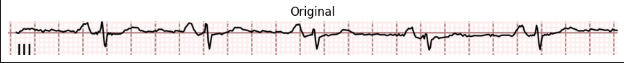
#> input picture media/grid_detection_input.png, 624 x 63 px
$ python -i grid_detection.py   (imports and definitions only)
#> lines starting #> are read from the running program, lines starting #| are printed output that depends on the picture; after the words box and inside, x2 and y2 are one past the last pixel; in counts of white or black regions, pixels touching at a corner belong together
#> further down, picture is the input picture: shape (63, 624, 3); mean B, G, R 231.9, 231.9, 237
import cv2
import numpy as np
from scipy.signal import find_peaks
import matplotlib.pyplot as plt

def extract_grid_mask(img, closing_kernel=5, length_frac=0.8, resize_width=None, resize_height=None):
    """
    img:       BGR or grayscale input
    closing_kernel: size of small kernel to close grid dots ([3,3] works well)
    length_frac: fraction of img width/height that a line must span to be kept
    resize_width: optional width to resize image before processing
    resize_height: optional height to resize image before processing
    Returns: grid mask as np.ndarray
    """
#> called with closing_kernel = 5, length_frac = 0.8

    if resize_width is not None or resize_height is not None:
        if resize_width is None:
            resize_width = img.shape[1]
        if resize_height is None:
            resize_height = img.shape[0]
        img = cv2.resize(img, (resize_width, resize_height), interpolation=cv2.INTER_AREA)

    # 1) Grayscale + adaptive threshold
    gray = cv2.cvtColor(img, cv2.COLOR_BGR2GRAY) if img.ndim==3 else img
    binarized = cv2.adaptiveThreshold(
        gray, 255,
        cv2.ADAPTIVE_THRESH_MEAN_C,
        cv2.THRESH_BINARY_INV,
        blockSize=11, C=5
    )
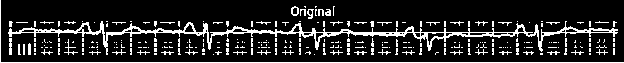
#> binarized: shape (63, 624); 14.9% white in thin lines or dots

    # 2) Close gaps (connect dots into lines)
    kernel_close = np.ones((closing_kernel, closing_kernel), np.uint8)
    closed = cv2.morphologyEx(binarized, cv2.MORPH_CLOSE, kernel_close)
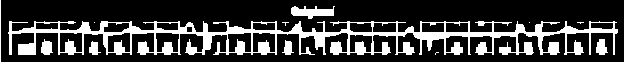
#> closed: shape (63, 624); 23.7% white; 12 white regions (5 under 20 px), largest, box (x1, y1, x2, y2) and area: (8, 21, 618, 55) 7778, (0, 0, 624, 63) 686, (291, 6, 335, 19) 344

    h, w = gray.shape
#> h = 63; w = 624

    # 3a) Extract horizontal lines via opening
    horiz_kernel = cv2.getStructuringElement(cv2.MORPH_RECT, (int(w*1), 1))
    horiz_lines = cv2.morphologyEx(closed, cv2.MORPH_OPEN, horiz_kernel)
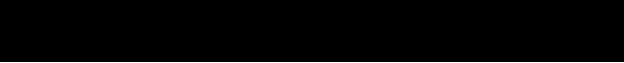
#> horiz_lines: shape (63, 624); 1.6% white in thin lines or dots, all inside (x1, y1, x2, y2) = (0, 62, 624, 63)

    # 3b) Extract vertical lines via opening
    vert_kernel = cv2.getStructuringElement(cv2.MORPH_RECT, (1, int(h*0.5)))
#> vert_kernel = 31 values from 1 to 1
    vert_lines = cv2.morphologyEx(closed, cv2.MORPH_OPEN, vert_kernel)
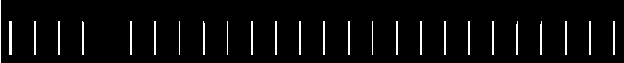
#> vert_lines: shape (63, 624); 4.3% white in thin lines or dots

    # 4) Filter by length: remove any connected component shorter than threshold
    def filter_by_length(mask, axis_len):
#> called with axis_len = 624
        nb_components, labels, stats, _ = cv2.connectedComponentsWithStats(mask, connectivity=8)
#> nb_components = 2; stats = [[0, 0, 624, 62, 38688], [0, 62, 624, 1, 624]]
        out = np.zeros_like(mask)
        min_len = length_frac * axis_len
#> min_len = 499.2
        for i in range(1, nb_components):
            x, y, w0, h0, area = stats[i]
            if axis_len == w:    # horizontal mask
                if w0 >= min_len:
                    out[labels == i] = 255
            else:                # vertical mask
                if h0 >= min_len:
                    out[labels == i] = 255
#> this loop made 1 pass
        return out

    horiz_clean = filter_by_length(horiz_lines, w)
    vert_clean  = filter_by_length(vert_lines,  h)
#> call 2 of filter_by_length, with axis_len = 63
#> in filter_by_length (call 2), `nb_components, labels, stats, _ = cv2.connectedComponentsWithStats(mas..`:
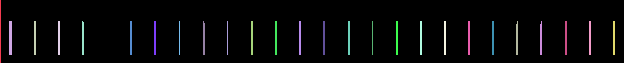
#> labels: shape (63, 624) int32; 27 distinct labels, from 0 to 26; one colour per label, 0 black
#> in filter_by_length (call 2), `nb_components, labels, stats, _ = cv2.connectedComponentsWithStats(mas..`: nb_components = 27; stats = 27 rows, first 6: [1, 0, 623, 63, 37626], [0, 0, 1, 63, 63], [9, 21, 3, 34, 102], [34, 21, 2, 34, 68], [58, 21, 2, 34, 68], [82, 21, 2, 34, 67]
#> the loop in filter_by_length (call 2), `for i in range(1, nb_components):` made 26 passes
#> (x, y, w0, h0, area) on passes 1 to 12: (0, 0, 1, 63, 63), (9, 21, 3, 34, 102), (34, 21, 2, 34, 68), (58, 21, 2, 34, 68), (82, 21, 2, 34, 67), (130, 21, 2, 34, 68), (154, 21, 2, 34, 68), (179, 21, 1, 34, 34), (203, 21, 2, 34, 66), (227, 21, 1, 34, 34), (251, 21, 2, 34, 68), (275, 21, 2, 34, 68)
#> after the loop in filter_by_length (call 2), `for i in range(1, nb_components):`:
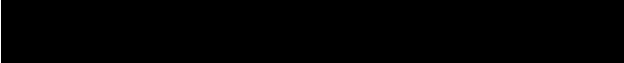
#> out: shape (63, 624); 0.16% white in thin lines or dots, all inside (x1, y1, x2, y2) = (0, 0, 1, 63)

    # 5) Combine
    grid_mask = cv2.bitwise_or(horiz_clean, vert_clean)
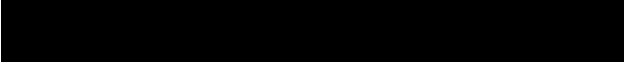
#> grid_mask: shape (63, 624); 1.7% white in thin lines or dots
    return grid_mask

def estimate_square_size_from_grid_mask(grid_mask):
    """
    Given a grid mask (single lead image), estimate the grid square size in pixels.
    Returns: square_size (float)
    """
    vertical_profile   = grid_mask.sum(axis=0)
#> vertical_profile = 624 values, max 16065 at index 0, min 255 at index 1, mean 280.3
    horizontal_profile = grid_mask.sum(axis=1)
#> horizontal_profile = 63 values from 255 to 159120

    v_peaks, _ = find_peaks(vertical_profile, height=grid_mask.shape[0] * 0.5)
#> v_peaks = empty array
    h_peaks, _ = find_peaks(horizontal_profile, height=grid_mask.shape[1] * 0.5)
#> h_peaks = empty array

    v_spacings = np.diff(v_peaks)
#> v_spacings = empty array
    h_spacings = np.diff(h_peaks)
#> h_spacings = empty array

    def mode_with_tiebreak(data):
        if len(data) == 0:
            return None, 0
        vals, counts = np.unique(data, return_counts=True)
        max_count = counts.max()
        candidates = vals[counts == max_count]
        return candidates.max(), max_count

    avg_square_width,  count_w = mode_with_tiebreak(v_spacings)
#> count_w = 0
    avg_square_height, count_h = mode_with_tiebreak(h_spacings)
#> count_h = 0

    if count_w > count_h:
        square_size = avg_square_width
    elif count_h > count_w:
        square_size = avg_square_height
    else:
#> (the run stopped early here; a loop or call above may not have finished)

$ run again, on media/digitization.png
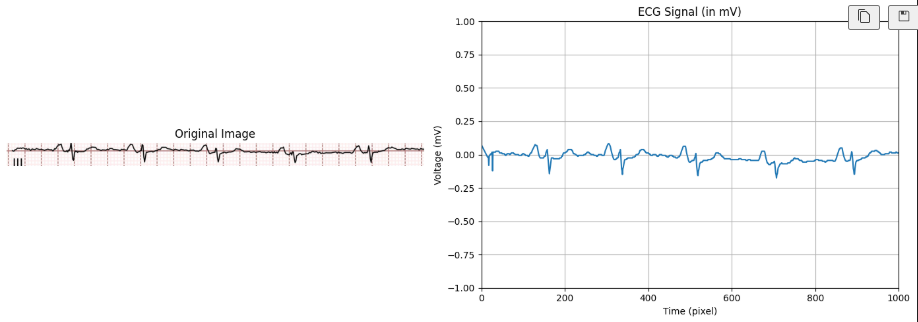
#> input picture media/digitization.png, 918 x 322 px
#> picture is the input picture: shape (322, 918, 3); mean B, G, R 250.4, 250.2, 250.2
#> in extract_grid_mask, `binarized = cv2.adaptiveThreshold( gray, 255, cv2.ADAPTIVE_THRESH_MEAN..`:
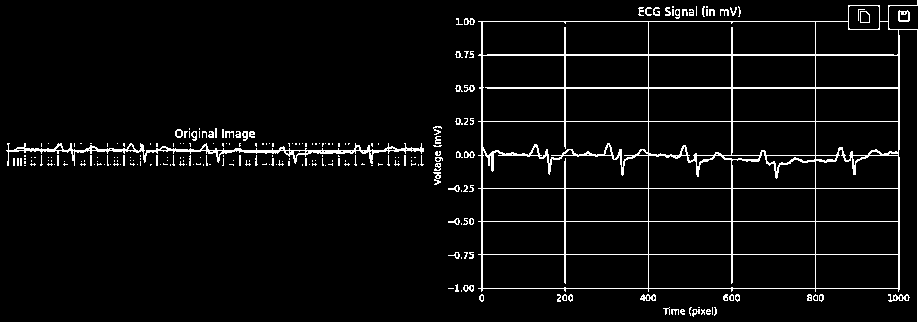
#> binarized: shape (322, 918); 4.7% white in thin lines or dots
#> closed: shape (322, 918); 5.9% white; 16 white regions (9 under 20 px), largest, box (x1, y1, x2, y2) and area: (448, 0, 918, 322) 12373, (6, 143, 424, 166) 3472, (433, 126, 443, 185) 378
#> horiz_lines: shape (322, 918); every value is 0
#> in extract_grid_mask, `vert_lines = cv2.morphologyEx(closed, cv2.MORPH_OPEN, vert_kernel)`:
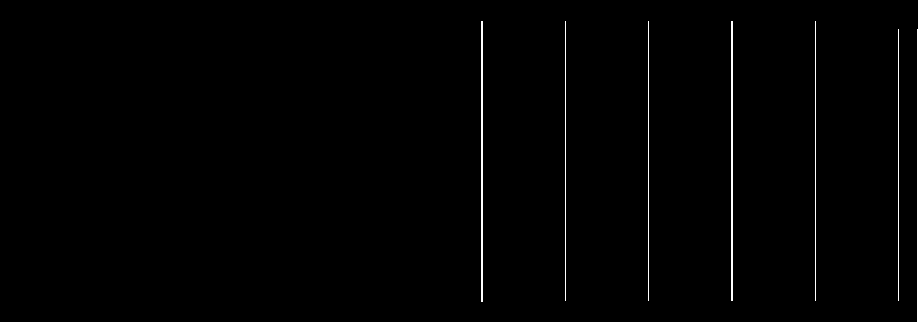
#> vert_lines: shape (322, 918); 0.85% white in thin lines or dots, all inside (x1, y1, x2, y2) = (481, 21, 918, 322)
#> labels: shape (322, 918) int32; every value is 0
#> nb_components = 1; stats = [[0, 0, 918, 322, 295596]]
#> labels: shape (322, 918) int32; 8 distinct labels, from 0 to 7
#> the loop in filter_by_length (call 2), `for i in range(1, nb_components):` made 7 passes
#> (x, y, w0, h0, area) on passes 1 to 7: (481, 21, 2, 281, 562), (565, 21, 1, 280, 280), (648, 21, 1, 280, 280), (731, 21, 2, 280, 560), (815, 21, 1, 280, 280), (898, 29, 1, 272, 272), (917, 29, 1, 293, 293)
#> vertical_profile = 918 values, max 74715 at index 917, min 0 at index 0, mean 701.9
#> horizontal_profile = 322 values, max 2295 at index 29, min 0 at index 0, mean 2001.2
#> v_peaks = [481, 565, 648, 731, 815, 898]
#> h_peaks = [164]
#> v_spacings = [84, 83, 83, 84, 83]
#> h_spacings = empty array
#> vals = [83, 84]; counts = [3, 2]
#> max_count = 3
#> candidates = [83]
#> avg_square_width = 83; count_w = 3
#> count_h = 0
#> in estimate_square_size_from_grid_mask, `square_size = avg_square_width`: square_size = 83
